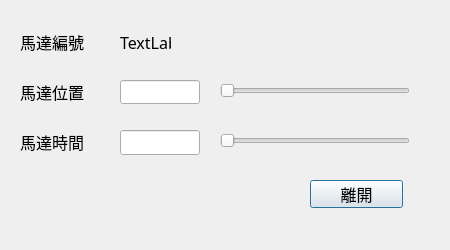
<?xml version="1.0" encoding="UTF-8"?>
<ui version="4.0">
 <class>MotorMotion_Dialog</class>
 <widget class="QDialog" name="MotorMotion_Dialog">
  <property name="enabled">
   <bool>true</bool>
  </property>
  <property name="geometry">
   <rect>
    <x>0</x>
    <y>0</y>
    <width>450</width>
    <height>250</height>
   </rect>
  </property>
  <property name="sizePolicy">
   <sizepolicy hsizetype="Fixed" vsizetype="Fixed">
    <horstretch>0</horstretch>
    <verstretch>0</verstretch>
   </sizepolicy>
  </property>
  <property name="maximumSize">
   <size>
    <width>450</width>
    <height>250</height>
   </size>
  </property>
  <property name="font">
   <font>
    <family>Agency FB</family>
    <pointsize>12</pointsize>
   </font>
  </property>
  <property name="windowTitle">
   <string>馬達位置調整</string>
  </property>
  <property name="modal">
   <bool>false</bool>
  </property>
  <widget class="QLabel" name="MotorFrameLabel">
   <property name="geometry">
    <rect>
     <x>20</x>
     <y>30</y>
     <width>80</width>
     <height>24</height>
    </rect>
   </property>
   <property name="text">
    <string>馬達編號</string>
   </property>
  </widget>
  <widget class="QLabel" name="MotorFrame">
   <property name="geometry">
    <rect>
     <x>120</x>
     <y>30</y>
     <width>51</width>
     <height>24</height>
    </rect>
   </property>
   <property name="text">
    <string>TextLabel</string>
   </property>
  </widget>
  <widget class="QLabel" name="MotorPosLabel">
   <property name="geometry">
    <rect>
     <x>20</x>
     <y>80</y>
     <width>80</width>
     <height>24</height>
    </rect>
   </property>
   <property name="text">
    <string>馬達位置</string>
   </property>
  </widget>
  <widget class="QLineEdit" name="MotorPosEdit">
   <property name="geometry">
    <rect>
     <x>120</x>
     <y>80</y>
     <width>80</width>
     <height>24</height>
    </rect>
   </property>
   <property name="alignment">
    <set>Qt::AlignCenter</set>
   </property>
  </widget>
  <widget class="QSlider" name="MotorPosSlider">
   <property name="geometry">
    <rect>
     <x>220</x>
     <y>80</y>
     <width>190</width>
     <height>22</height>
    </rect>
   </property>
   <property name="orientation">
    <enum>Qt::Horizontal</enum>
   </property>
  </widget>
  <widget class="QLineEdit" name="MotorDelayEdit">
   <property name="geometry">
    <rect>
     <x>120</x>
     <y>130</y>
     <width>80</width>
     <height>25</height>
    </rect>
   </property>
   <property name="alignment">
    <set>Qt::AlignCenter</set>
   </property>
  </widget>
  <widget class="QSlider" name="MotorDelaySlider">
   <property name="geometry">
    <rect>
     <x>220</x>
     <y>130</y>
     <width>190</width>
     <height>22</height>
    </rect>
   </property>
   <property name="orientation">
    <enum>Qt::Horizontal</enum>
   </property>
  </widget>
  <widget class="QLabel" name="MotorDelayLabel">
   <property name="geometry">
    <rect>
     <x>20</x>
     <y>130</y>
     <width>80</width>
     <height>24</height>
    </rect>
   </property>
   <property name="text">
    <string>馬達時間</string>
   </property>
  </widget>
  <widget class="QPushButton" name="closeButton">
   <property name="geometry">
    <rect>
     <x>310</x>
     <y>180</y>
     <width>93</width>
     <height>28</height>
    </rect>
   </property>
   <property name="text">
    <string>離開</string>
   </property>
  </widget>
 </widget>
 <resources/>
 <connections/>
</ui>
